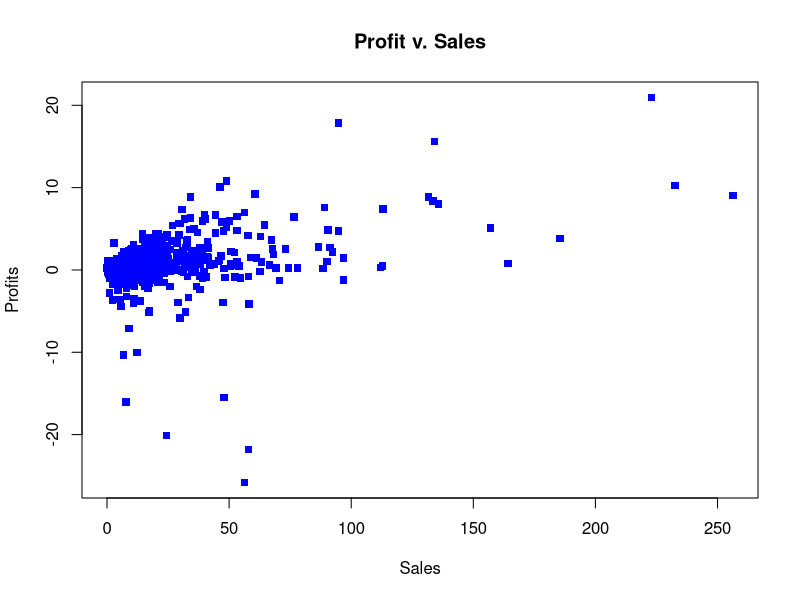
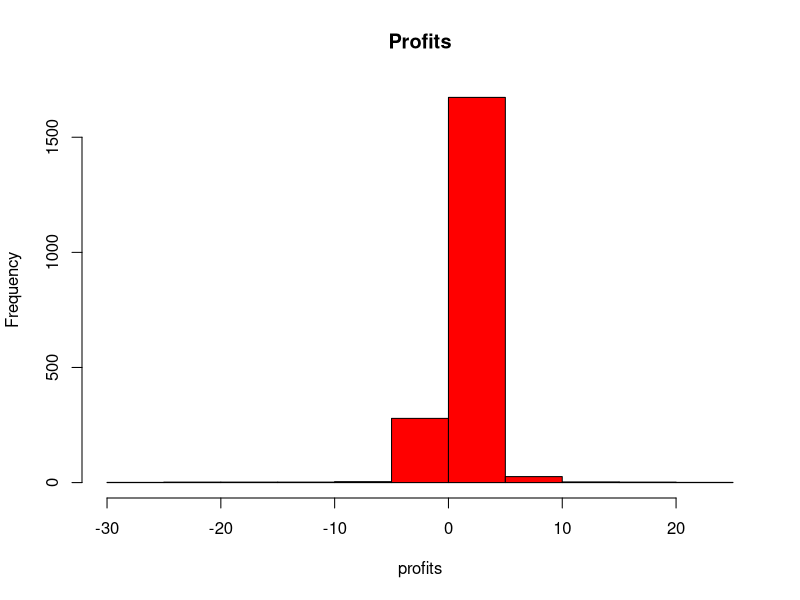

Generate these figures, in order, with R:
## ---- chunk 1

library(dplyr)
library(kableExtra)
library("HSAUR3")
data("Forbes2000")
attach(Forbes2000)
dim(Forbes2000)
colnames(Forbes2000)
head(Forbes2000)
#Return data types
str(Forbes2000)
plot(profits~sales,col = c("blue"), pch = 15, main = "Profit v. Sales", xlab = "Sales", ylab = "Profits")

summary(sales)


hist(profits, main = "Profits", col = "red")
dataR <- Forbes2000[1:15,1:3]
print(dataR)
#dataReduced <- Forbes2000 %>% filter(c(1:15)) %>% select(c(1:3))

#mean profits by country
meanpc <- Forbes2000 %>% group_by(country) %>% summarize(Mean = mean(profits))
medianmc <- Forbes2000 %>% group_by(category) %>% summarize(Median = median(marketvalue))

## ---- chunk 2
kable(meanpc) %>% kable_styling(font_size = 6)
kable(medianmc) %>% kable_styling(font_size = 6)
